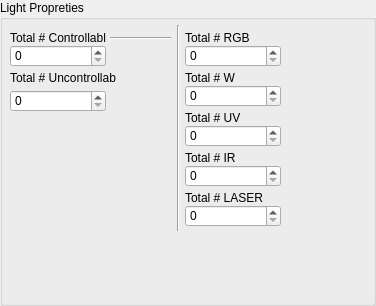
      <widget class="QGroupBox" name="lightProps">
       <property name="geometry">
        <rect>
         <x>550</x>
         <y>25</y>
         <width>376</width>
         <height>306</height>
        </rect>
       </property>
       <property name="title">
        <string>Light Propreties</string>
       </property>
       <widget class="QLabel" name="label_40">
        <property name="geometry">
         <rect>
          <x>10</x>
          <y>30</y>
          <width>96</width>
          <height>16</height>
         </rect>
        </property>
        <property name="text">
         <string>Total # Controllable</string>
        </property>
       </widget>
       <widget class="QLabel" name="label_41">
        <property name="geometry">
         <rect>
          <x>10</x>
          <y>70</y>
          <width>106</width>
          <height>16</height>
         </rect>
        </property>
        <property name="text">
         <string>Total # Uncontrollable</string>
        </property>
       </widget>
       <widget class="QLabel" name="label_42">
        <property name="geometry">
         <rect>
          <x>185</x>
          <y>30</y>
          <width>96</width>
          <height>16</height>
         </rect>
        </property>
        <property name="text">
         <string>Total # RGB</string>
        </property>
       </widget>
       <widget class="QLabel" name="label_43">
        <property name="geometry">
         <rect>
          <x>185</x>
          <y>70</y>
          <width>96</width>
          <height>16</height>
         </rect>
        </property>
        <property name="text">
         <string>Total # W</string>
        </property>
       </widget>
       <widget class="QLabel" name="label_44">
        <property name="geometry">
         <rect>
          <x>185</x>
          <y>110</y>
          <width>96</width>
          <height>16</height>
         </rect>
        </property>
        <property name="text">
         <string>Total # UV</string>
        </property>
       </widget>
       <widget class="QLabel" name="label_45">
        <property name="geometry">
         <rect>
          <x>185</x>
          <y>150</y>
          <width>96</width>
          <height>16</height>
         </rect>
        </property>
        <property name="text">
         <string>Total # IR</string>
        </property>
       </widget>
       <widget class="QLabel" name="label_46">
        <property name="geometry">
         <rect>
          <x>185</x>
          <y>190</y>
          <width>96</width>
          <height>16</height>
         </rect>
        </property>
        <property name="text">
         <string>Total # LASER</string>
        </property>
       </widget>
       <widget class="Line" name="line_4">
        <property name="geometry">
         <rect>
          <x>170</x>
          <y>25</y>
          <width>16</width>
          <height>206</height>
         </rect>
        </property>
        <property name="orientation">
         <enum>Qt::Vertical</enum>
        </property>
       </widget>
       <widget class="Line" name="line_5">
        <property name="geometry">
         <rect>
          <x>110</x>
          <y>30</y>
          <width>61</width>
          <height>16</height>
         </rect>
        </property>
        <property name="orientation">
         <enum>Qt::Horizontal</enum>
        </property>
       </widget>
       <widget class="QSpinBox" name="totalControllable">
        <property name="geometry">
         <rect>
          <x>10</x>
          <y>45</y>
          <width>96</width>
          <height>22</height>
         </rect>
        </property>
       </widget>
       <widget class="QSpinBox" name="totalUncontrollable">
        <property name="geometry">
         <rect>
          <x>10</x>
          <y>90</y>
          <width>96</width>
          <height>22</height>
         </rect>
        </property>
       </widget>
       <widget class="QSpinBox" name="totalRGB">
        <property name="geometry">
         <rect>
          <x>185</x>
          <y>45</y>
          <width>96</width>
          <height>22</height>
         </rect>
        </property>
       </widget>
       <widget class="QSpinBox" name="totalW">
        <property name="geometry">
         <rect>
          <x>185</x>
          <y>85</y>
          <width>96</width>
          <height>22</height>
         </rect>
        </property>
       </widget>
       <widget class="QSpinBox" name="totalUV">
        <property name="geometry">
         <rect>
          <x>185</x>
          <y>125</y>
          <width>96</width>
          <height>22</height>
         </rect>
        </property>
       </widget>
       <widget class="QSpinBox" name="totalIR">
        <property name="geometry">
         <rect>
          <x>185</x>
          <y>165</y>
          <width>96</width>
          <height>22</height>
         </rect>
        </property>
       </widget>
       <widget class="QSpinBox" name="totalLASER">
        <property name="geometry">
         <rect>
          <x>185</x>
          <y>205</y>
          <width>96</width>
          <height>22</height>
         </rect>
        </property>
       </widget>
      </widget>
